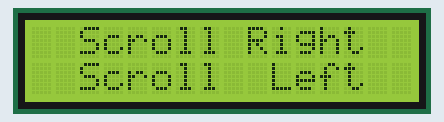
A sketch run on a simulated Arduino Uno, built with avr-gcc and run on an emulated ATmega328P. Shown: 16×2 character LCD.

Above: at 0.1 s.
At 4.9 s:
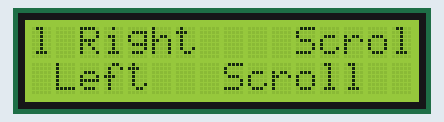
At 9.7 s:
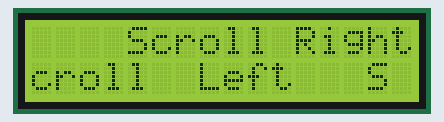
At 19.8 s:
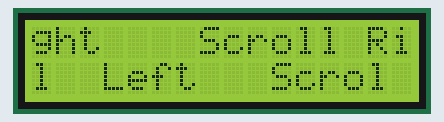
At 29.8 s:
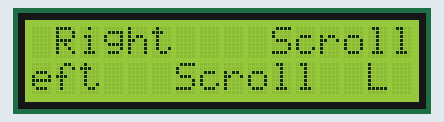
At 39.4 s:
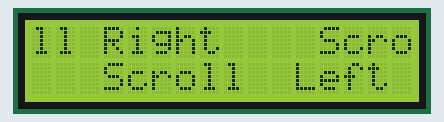

Measured:
- what the display in image 1 shows lasts 0.5 s, from 4.9 s to 5.4 s

The sketch:

LCD_Scroll.ino
```cpp
#include <Wire.h> // Library for I2C communication
#include <LiquidCrystal_I2C.h> // Library for LCD
// Wiring: SDA pin is connected to A4 and SCL pin to A5.
// Connect to LCD via I2C, default address 0x27 (A0-A2 not jumpered)
LiquidCrystal_I2C lcd = LiquidCrystal_I2C(0x27, 16, 2); // Change to (0x27,16,2) for 16x2 LCD.z
String two = "  Scroll  Left  ";
String one = "  Scroll Right  ";
int del = 500;

void setup(){
  lcd.init();
  lcd.backlight();
  lcd.clear();
}

void loop(){
  lcd.setCursor(0,0);
  lcd.print(one);
  lcd.setCursor(0,1);
  lcd.print(two);
  cycle();
  delay(del);
}

void cycle(){
 one = one[15] + one.substring(0,15);
 two = two.substring(1,15) + two[0];
}
```
